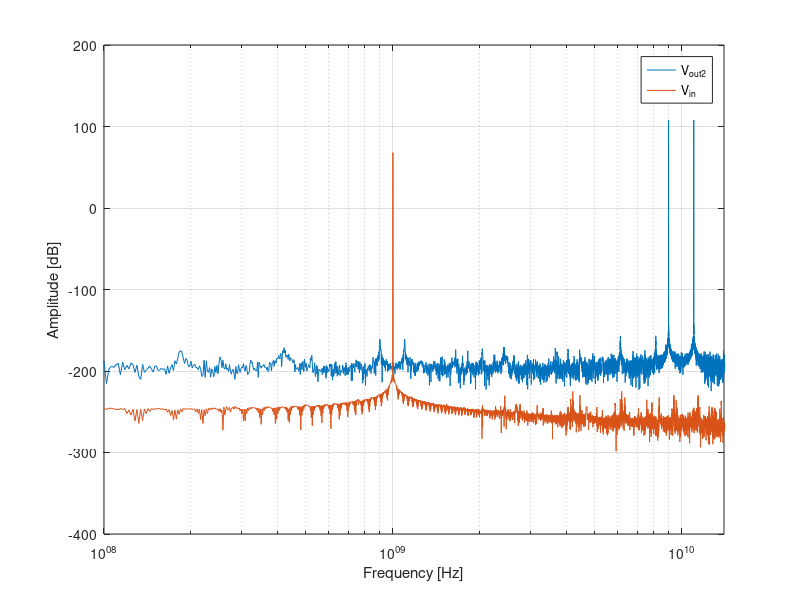

MATLAB code to generate this figure: (Note: this script raises an error after producing the figure.)
% Cleanup
clear all;
close all;
clc;

clear;
close all;


% define input signal
% input amplitude 
A=[10e-3 0 0]; %[V]
% input frequency 
fin=[1 2 3]*1e9; %[Hz]

%define microwave frequency
fosc=10e9; %[Hz]

% Set the Larmor frequencies of the qubits (3 qubits)
f0 = [11e9, 12e9, 13e9];

% Set the Rabi frequencies (bit high, some RWA artifacts visible)
fR = [1e6, 1e6, 1e6];

% total simulation time. It is comnputed as the time needed for a pi
% rotation for Q1
T=1/fR(1)/2; %[s]
% simulation time step
dt=1e-12; %[s]
% define time vector
t=dt:dt:T; %[s]

% input signal
Vin=A(1)*cos(2*pi*fin(1)*t)+...
    A(2)*cos(2*pi*fin(2)*t)+...
    A(3)*cos(2*pi*fin(3)*t); %[V]

G1=200; %[-]

Vout1=G1*Vin;
 
Vmix=Vout1.*cos(2*pi*t*fosc);

G2=1; %[-]

Vout2=G2*Vmix;


%compute fft
X=abs(fft(Vout2));
XdB=20*log10(X); %[dB]
Y=abs(fft(Vin));
YdB=20*log10(Y); %[dB]
% FFT resolution
fres=1/T; %[Hz]
% maximum FFT frequency
fmax=1/dt; %[Hz]
% frequency vector
f=0:fres:(fmax-fres); %[Hz]

%plot FFT
figure
semilogx(f,XdB,f,YdB)
hold off
xlabel('Frequency [Hz]')
ylabel('Amplitude [dB]')
legend('V_{out2}','V_{in}')
xlim([0.1 14]*1e9)
grid


% Simulate and plot
[U, probabilities] = spine(fR, f0, dt, Vout2, 10);


% Compute fidelity of the operation on qubit 1
% Ideal transformation representing a pi-rotation around X
 Uideal = [0 1;
           1 0];
% Compute fidelity by comparing the actual transformation to the ideal one
F1 = fidelity(U(:, :, 1), Uideal);

% For the other 2 qubits, we would like to compare the actual transormation
% to the identity operation (I). However, any leakage form the driving
% signal is going to induce Z-rotations on the qubits. Such rotations can
% be easily cancelled by software, i.e. by not applying any extra
% electrical pulse. This correction is currently not implemented in this
% code to make it easier for the students. However, for the simple case in
% which the qubits ar einitialized in |0>, the fidelity on idel qubits can
% be simply computed by measuring the qubit along Z. This measurmenet is
% insensitive with respect to rotazion around Z.
F2=probabilities(3,end,2);
F3=probabilities(3,end,3);


disp(['Fidelity of qubit 1: ' num2str(F1*100) '%']);
disp(['Fidelity of qubit 2: ' num2str(F2*100) '%']);
disp(['Fidelity of qubit 3: ' num2str(F3*100) '%']);